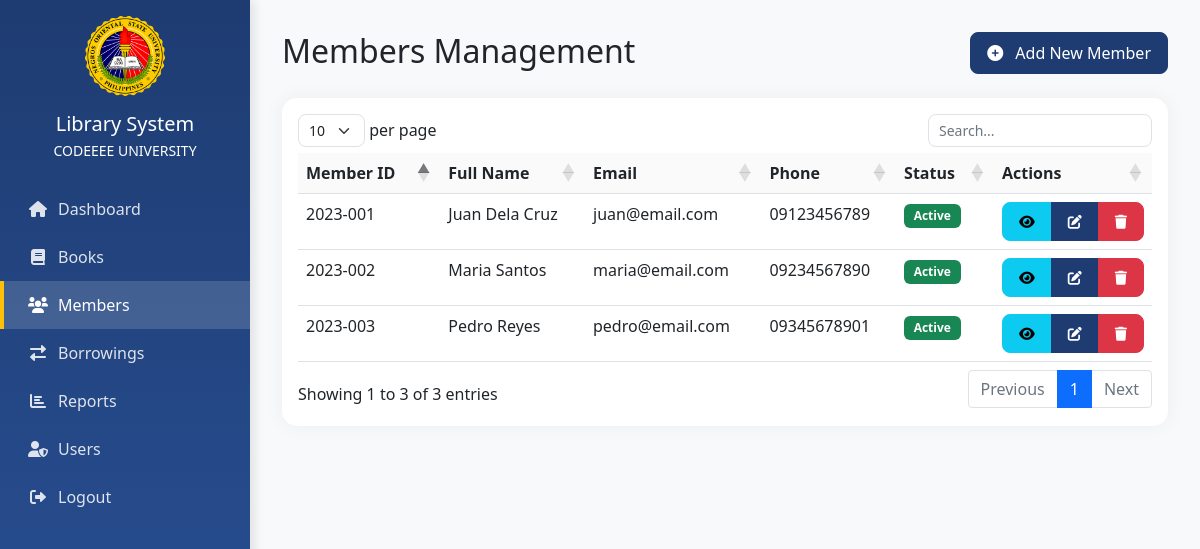
Screenshot of /members/index.php (signed in) with the database file from the repository.
### tables this page shows
CREATE TABLE IF NOT EXISTS members (
    id INT PRIMARY KEY AUTO_INCREMENT,
    member_id VARCHAR(20) UNIQUE NOT NULL,
    full_name VARCHAR(100) NOT NULL,
    email VARCHAR(100) UNIQUE NOT NULL,
    phone VARCHAR(20),
    address TEXT,
    status ENUM('active', 'inactive') DEFAULT 'active',
    created_at TIMESTAMP DEFAULT CURRENT_TIMESTAMP
);

### members/index.php (the view, shortened to what this page needs)
<?php
require_once '../config/database.php';
$members = $conn->query("SELECT * FROM members ORDER BY member_id");
?>
<!DOCTYPE html>
<html lang="en">
<head>
    <link href="https://cdn.jsdelivr.net/npm/bootstrap@5.1.3/dist/css/bootstrap.min.css" rel="stylesheet">
    <link href="https://cdnjs.cloudflare.com/ajax/libs/font-awesome/6.0.0/css/all.min.css" rel="stylesheet">
    <link href="https://cdn.datatables.net/1.11.5/css/dataTables.bootstrap5.min.css" rel="stylesheet">
    <link href="../assets/css/style.css" rel="stylesheet">
</head>
<body>
    <div class="sidebar">
        <div class="text-center mb-4">
            <img src="../assets/img/norsu-logo.png" alt="NORSU Logo" style="width: 80px;" class="mb-3">
            <h5 class="mb-1">Library System</h5>
            <p class="small mb-0">CODEEEE UNIVERSITY</p>
        </div>
        <nav>
            <a href="../dashboard.php" class="sidebar-link">
                <i class="fas fa-home"></i> Dashboard
            </a>
            <a href="../books/index.php" class="sidebar-link">
                <i class="fas fa-book"></i> Books
            </a>
            <a href="../members/index.php" class="sidebar-link active">
                <i class="fas fa-users"></i> Members
            </a>
            <a href="../borrowings/index.php" class="sidebar-link">
                <i class="fas fa-exchange-alt"></i> Borrowings
            </a>
            <a href="../reports/index.php" class="sidebar-link">
                <i class="fas fa-chart-bar"></i> Reports
            </a>
            <?php if($_SESSION['role'] == 'admin'): ?>
            <a href="../users/index.php" class="sidebar-link">
                <i class="fas fa-user-shield"></i> Users
            </a>
            <?php endif; ?>
            <a href="../auth/logout.php" class="sidebar-link">
                <i class="fas fa-sign-out-alt"></i> Logout
            </a>
        </nav>
    </div>
    <div class="main-content">
        <div class="d-flex justify-content-between align-items-center mb-4">
            <div>
                <h2 class="mb-1">Members Management</h2>
            </div>
            <button class="btn btn-primary" data-bs-toggle="modal" data-bs-target="#addMemberModal">
                <i class="fas fa-plus-circle me-2"></i> Add New Member
            </button>
        </div>
        <div class="card fade-in">
            <div class="card-body">
                <div class="table-responsive">
                    <table id="membersTable" class="table table-hover">
                        <thead>
                            <tr>
                                <th>Member ID</th>
                                <th>Full Name</th>
                                <th>Email</th>
                                <th>Phone</th>
                                <th>Status</th>
                                <th width="100">Actions</th>
                            </tr>
                        </thead>
                        <tbody>
                            <?php while($member = $members->fetch_assoc()): ?>
                            <tr>
                                <td><?php echo htmlspecialchars($member['member_id']); ?></td>
                                <td><?php echo htmlspecialchars($member['full_name']); ?></td>
                                <td><?php echo htmlspecialchars($member['email']); ?></td>
                                <td><?php echo htmlspecialchars($member['phone']); ?></td>
                                <td>
                                    <span class="badge bg-<?php echo $member['status'] == 'active' ? 'success' : 'danger'; ?>">
                                        <?php echo ucfirst($member['status']); ?>
                                    </span>
                                </td>
                                <td>
                                    <div class="btn-group">
                                        <button class="btn btn-sm btn-info view-member"
                                                data-id="<?php echo $member['id']; ?>"
                                                data-bs-toggle="tooltip"
                                                title="View Details">
                                            <i class="fas fa-eye"></i>
                                        </button>
                                        <button class="btn btn-sm btn-primary edit-member"
                                                data-id="<?php echo $member['id']; ?>"
                                                data-bs-toggle="tooltip"
                                                title="Edit Member">
                                            <i class="fas fa-edit"></i>
                                        </button>
                                        <button class="btn btn-sm btn-danger delete-member"
                                                data-id="<?php echo $member['id']; ?>"
                                                data-bs-toggle="tooltip"
                                                title="Delete Member">
                                            <i class="fas fa-trash"></i>
                                        </button>
                                    </div>
                                </td>
                            </tr>
                            <?php endwhile; ?>
                        </tbody>
                    </table>
                </div>
            </div>
        </div>
    </div>
</body>
</html>

### assets/css/style.css (style rules this page uses)
:root { --primary-color: #1e3c72; --secondary-color: #2a5298; --success-color: #28a745; --danger-color: #dc3545; --warning-color: #ffc107; --info-color: #17a2b8; --sidebar-width: 250px; --transition-speed: 0.3s; }
.sidebar { width: var(--sidebar-width); position: fixed; top: 0; left: 0; height: 100vh; background: linear-gradient(180deg, var(--primary-color) 0%, var(--secondary-color) 100%); padding-top: 1rem; color: white; box-shadow: 4px 0 10px rgba(0,0,0,0.1); z-index: 1000; transition: transform var(--transition-speed); }
.sidebar-link { color: rgba(255,255,255,0.85); text-decoration: none; padding: 0.75rem 1.5rem; display: flex; align-items: center; transition: all var(--transition-speed); border-left: 4px solid transparent; }
.sidebar-link.active { background: rgba(255,255,255,0.15); color: white; border-left-color: var(--warning-color); }
.sidebar-link i { margin-right: 10px; width: 20px; text-align: center; }
.main-content { margin-left: var(--sidebar-width); padding: 2rem; min-height: 100vh; background: #f8f9fa; }
.card { border: none; border-radius: 15px; box-shadow: 0 0 20px rgba(0,0,0,0.05); transition: transform var(--transition-speed); }
.table { margin-bottom: 0; }
.table thead th { border-top: none; background: rgba(0,0,0,0.02); font-weight: 600; }
.btn { border-radius: 8px; padding: 0.5rem 1rem; transition: all var(--transition-speed); }
.btn-primary { background: var(--primary-color); border-color: var(--primary-color); }
.fade-in { animation: fadeIn 0.5s ease forwards; }
.badge { padding: 0.5em 0.8em; border-radius: 6px; }

### rows the page displays
members: member "2023-001", full_name "Juan Dela Cruz", email "juan@email.com", phone "09123456789", status "Active"
members: member "2023-002", full_name "Maria Santos", email "maria@email.com", phone "09234567890", status "Active"
members: member "2023-003", full_name "Pedro Reyes", email "pedro@email.com", phone "09345678901", status "Active"
